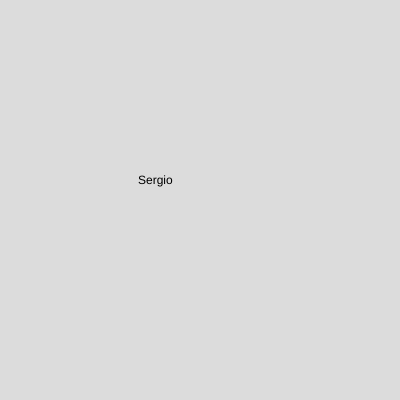
Frame 1 (no input)
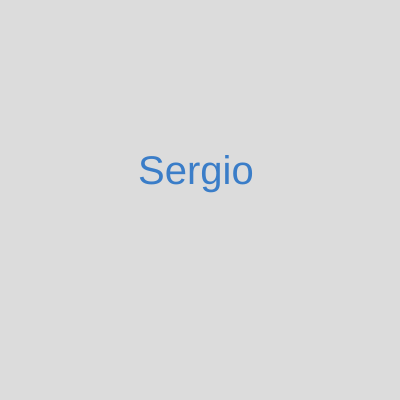
Frame 60 (no input)
Frame 120 (the mouse pressed at the canvas centre since frame 60): identical to frame 60, image omitted

The p5.js sketch that drew these frames (run headless with seeded random() and noise() and a simulated clock; from frame 60 on, the mouse is pressed at the canvas centre):

// p5.js sketch
// ── sketch.js
function setup() {
  createCanvas(400, 400);
}

function draw() {
  background(220);
  text("Sergio", 138,184);
  textSize(40);
  fill(color(58,125,200));
  
}
